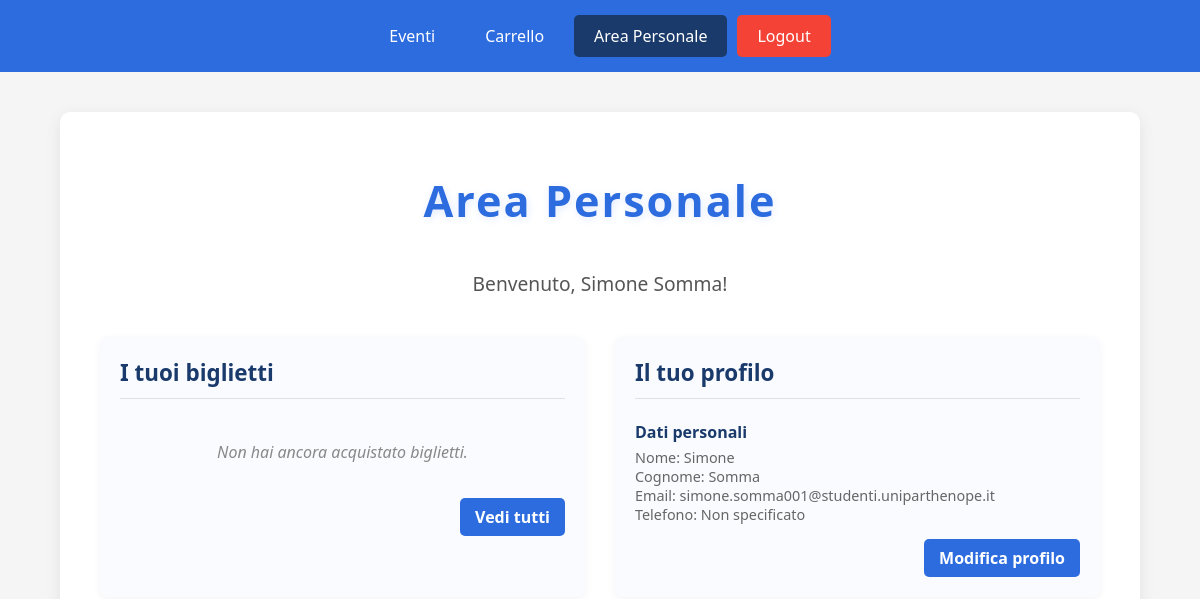
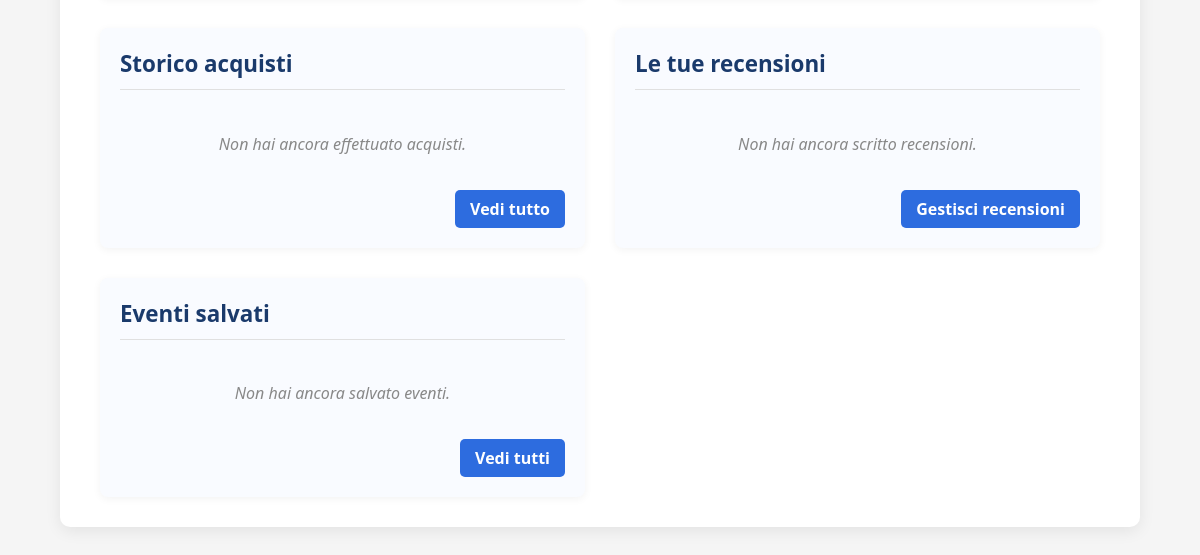
Before: /area-personale/ (signed in) with the older database file (2 pictures, top to bottom).
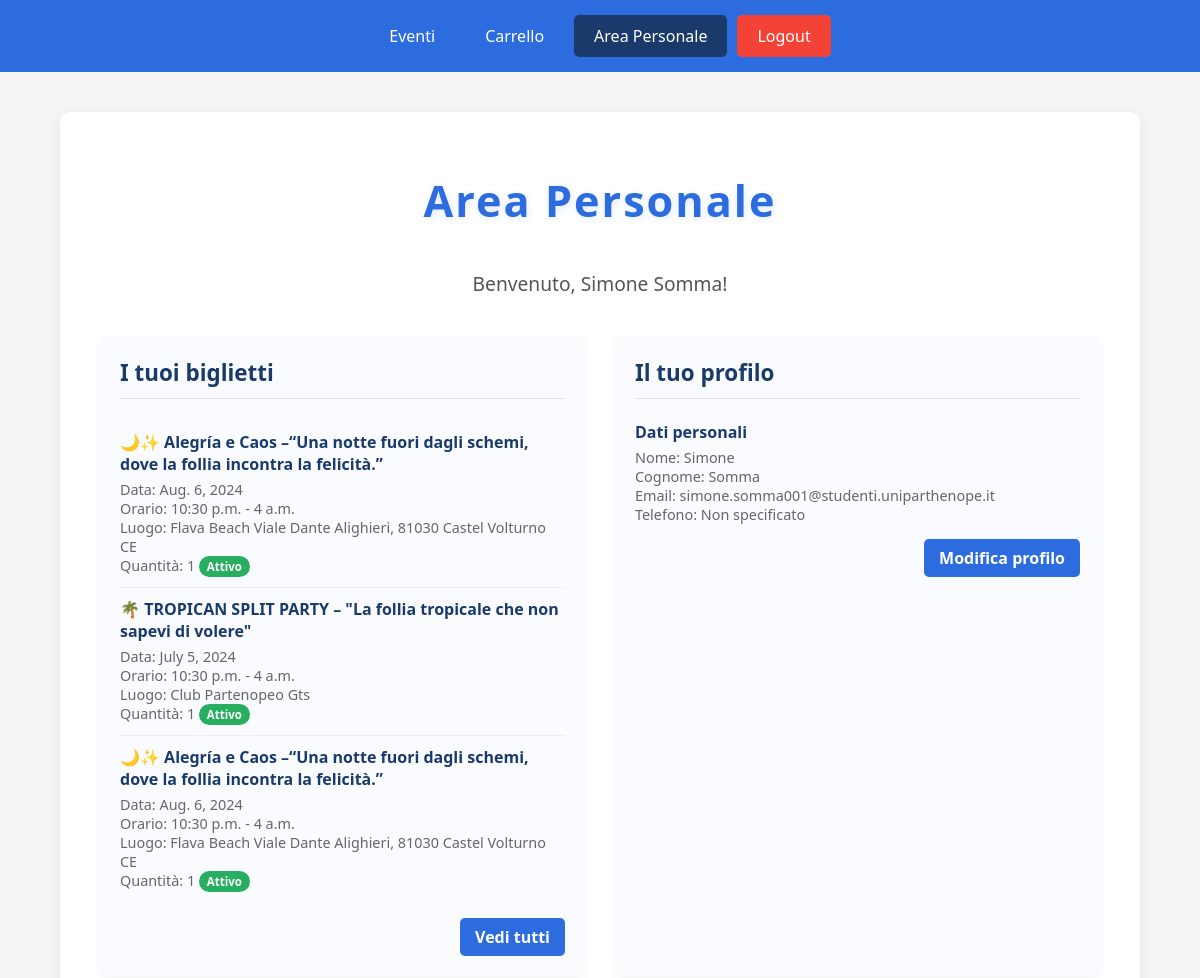
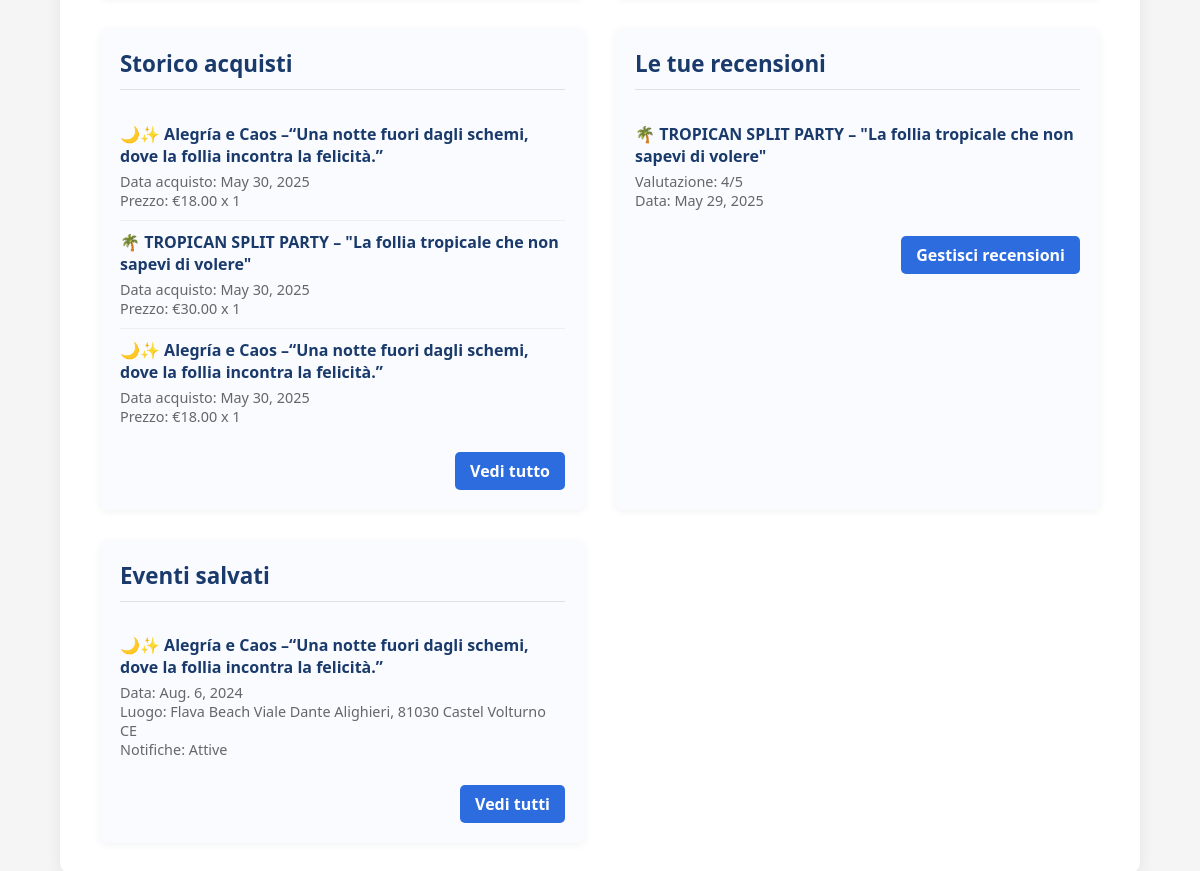
After: the same page with the newer database file (2 pictures, top to bottom).
### Event_Hub/models.py (models this page shows)
class Prenotazione(models.Model):
    STATO_CHOICES = [
        ('attivo', 'Attivo'),
        ('usato', 'Usato'),
        ('cancellato', 'Cancellato'),
        ('rimborsato', 'Rimborsato'),
    ]
    ticket_id = models.AutoField(primary_key=True)
    utente = models.ForeignKey(Utente, on_delete=models.CASCADE)
    evento = models.ForeignKey(Evento, on_delete=models.CASCADE)
    numero_biglietti = models.IntegerField()
    data_prenotazione = models.DateField(auto_now_add=True)
    stato = models.CharField(max_length=20, choices=STATO_CHOICES, default='attivo')

class Evento(models.Model):
    nome = models.CharField(max_length=100, primary_key=True)
    data = models.DateField()
    ora_inizio = models.TimeField()
    ora_fine = models.TimeField()
    luogo = models.CharField(max_length=100)
    descrizione = models.TextField()
    organizzatore = models.ForeignKey(Organizzatore, on_delete=models.CASCADE)
    biglietti_disponibili = models.IntegerField()
    prezzo = models.DecimalField(max_digits=10, decimal_places=2, default=0.00)

class Recensione(models.Model):
    id = models.AutoField(primary_key=True)
    evento = models.ForeignKey(Evento, on_delete=models.CASCADE)
    utente = models.ForeignKey(Utente, on_delete=models.CASCADE)
    valutazione = models.IntegerField()
    commento = models.TextField()
    data_recensione = models.DateField(auto_now_add=True)

class EventoSalvato(models.Model):
    id = models.AutoField(primary_key=True)
    utente = models.ForeignKey(Utente, on_delete=models.CASCADE)
    evento = models.ForeignKey(Evento, on_delete=models.CASCADE)
    data_salvataggio = models.DateField(auto_now_add=True)
    notifiche_attive = models.BooleanField(default=True)
    class Meta:
        unique_together = ('utente', 'evento')  # Un utente può salvare un evento una sola volta

### Event_Hub/views.py (the view)
# urls.py: path('area-personale/', area_personale, name='area_personale'),
def area_personale(request):
    utente_email = request.session.get('utente_email')
    if not utente_email:
        return redirect('login')
    try:
        utente = Utente.objects.get(email=utente_email)
        biglietti_recenti = Prenotazione.objects.filter(utente=utente).order_by('-data_prenotazione')[:3]
        eventi_salvati = EventoSalvato.objects.filter(utente=utente).order_by('-data_salvataggio')[:3]
        recensioni_recenti = Recensione.objects.filter(utente=utente).order_by('-data_recensione')[:3]
        context = {
            'utente': utente,
            'biglietti_recenti': biglietti_recenti,
            'eventi_salvati': eventi_salvati,
            'recensioni_recenti': recensioni_recenti
        }
        return render(request, 'area_personale.html', context)
    except Utente.DoesNotExist:
        return redirect('login')

### templates/area_personale.html (shortened to what the changed rows need)
<!DOCTYPE html>
<html lang="it">
<head>
</head>
<body>
    <div class="container">
        <h1>Area Personale</h1>
        <div class="dashboard-grid">
            <div class="dashboard-card">
                <div class="dashboard-card-content">
                    {% if biglietti_recenti %}
                        <ul class="item-list">
                            {% for biglietto in biglietti_recenti %}
                                <li>
                                    <div class="item-title">{{ biglietto.evento.nome }}</div>
                                    <div class="item-details">
                                        Data: {{ biglietto.evento.data }}<br>
                                        Orario: {{ biglietto.evento.ora_inizio }} - {{ biglietto.evento.ora_fine }}<br>
                                        Luogo: {{ biglietto.evento.luogo }}<br>
                                        Quantità: {{ biglietto.numero_biglietti }}
                                        <span class="status-badge status-{{ biglietto.stato }}">{{ biglietto.get_stato_display }}</span>
                                    </div>
                                </li>
                            {% endfor %}
                        </ul>
                    {% else %}
                        <div class="empty-state">Non hai ancora acquistato biglietti.</div>
                    {% endif %}
                </div>
            </div>
            <div class="dashboard-card">
                <div class="dashboard-card-content">
                    {% if biglietti_recenti %}
                        <ul class="item-list">
                            {% for biglietto in biglietti_recenti %}
                                <li>
                                    <div class="item-title">{{ biglietto.evento.nome }}</div>
                                    <div class="item-details">
                                        Data acquisto: {{ biglietto.data_prenotazione }}<br>
                                        Prezzo: €{{ biglietto.evento.prezzo }} x {{ biglietto.numero_biglietti }}
                                    </div>
                                </li>
                            {% endfor %}
                        </ul>
                    {% else %}
                        <div class="empty-state">Non hai ancora effettuato acquisti.</div>
                    {% endif %}
                </div>
            </div>
            <div class="dashboard-card">
                <div class="dashboard-card-content">
                    {% if recensioni_recenti %}
                        <ul class="item-list">
                            {% for recensione in recensioni_recenti %}
                                <li>
                                    <div class="item-title">{{ recensione.evento.nome }}</div>
                                    <div class="item-details">
                                        Valutazione: {{ recensione.valutazione }}/5<br>
                                        Data: {{ recensione.data_recensione }}
                                    </div>
                                </li>
                            {% endfor %}
                        </ul>
                    {% else %}
                        <div class="empty-state">Non hai ancora scritto recensioni.</div>
                    {% endif %}
                </div>
            </div>
            <div class="dashboard-card">
                <div class="dashboard-card-content">
                    {% if eventi_salvati %}
                        <ul class="item-list">
                            {% for evento_salvato in eventi_salvati %}
                                <li>
                                    <div class="item-title">{{ evento_salvato.evento.nome }}</div>
                                    <div class="item-details">
                                        Data: {{ evento_salvato.evento.data }}<br>
                                        Luogo: {{ evento_salvato.evento.luogo }}<br>
                                        Notifiche: {% if evento_salvato.notifiche_attive %}Attive{% else %}Disattivate{% endif %}
                                    </div>
                                </li>
                            {% endfor %}
                        </ul>
                    {% else %}
                        <div class="empty-state">Non hai ancora salvato eventi.</div>
                    {% endif %}
                </div>
            </div>
        </div>
    </div>
</body>
</html>

Changed rows visible on the page:
added Prenotazione: evento.nome "🌙✨ Alegría e Caos –“Una notte fuori dagli schemi, dove la follia incontra la felicità.”", evento.data "Aug. 6, 2024", evento.ora_inizio "10:30 p.m.", evento.ora_fine "4 a.m.", evento.luogo "Flava Beach Viale Dante Alighieri, 81030 Castel Volturno CE", numero_biglietti "1", stato "Attivo", data_prenotazione "May 30, 2025", evento.prezzo "18.00"
added Prenotazione: evento.nome "🌴 TROPICAN SPLIT PARTY – \"La follia tropicale che non sapevi di volere\"", evento.data "July 5, 2024", evento.ora_inizio "10:30 p.m.", evento.ora_fine "4 a.m.", evento.luogo "Club Partenopeo Gts", numero_biglietti "1", stato "Attivo", data_prenotazione "May 30, 2025", evento.prezzo "30.00"
added Prenotazione: evento.nome "🌙✨ Alegría e Caos –“Una notte fuori dagli schemi, dove la follia incontra la felicità.”", evento.data "Aug. 6, 2024", evento.ora_inizio "10:30 p.m.", evento.ora_fine "4 a.m.", evento.luogo "Flava Beach Viale Dante Alighieri, 81030 Castel Volturno CE", numero_biglietti "1", stato "Attivo", data_prenotazione "May 30, 2025", evento.prezzo "18.00"
added Recensione: evento.nome "🌴 TROPICAN SPLIT PARTY – \"La follia tropicale che non sapevi di volere\"", valutazione "4", data_recensione "May 29, 2025"
added EventoSalvato: evento.nome "🌙✨ Alegría e Caos –“Una notte fuori dagli schemi, dove la follia incontra la felicità.”", evento.data "Aug. 6, 2024", evento.luogo "Flava Beach Viale Dante Alighieri, 81030 Castel Volturno CE", notifiche_attive "Attive"
Other visible differences:
text no longer shown: "Non hai ancora acquistato biglietti. Non hai ancora effettuato acquisti. Non hai ancora scritto recensioni. Non hai ancora salvato eventi."
